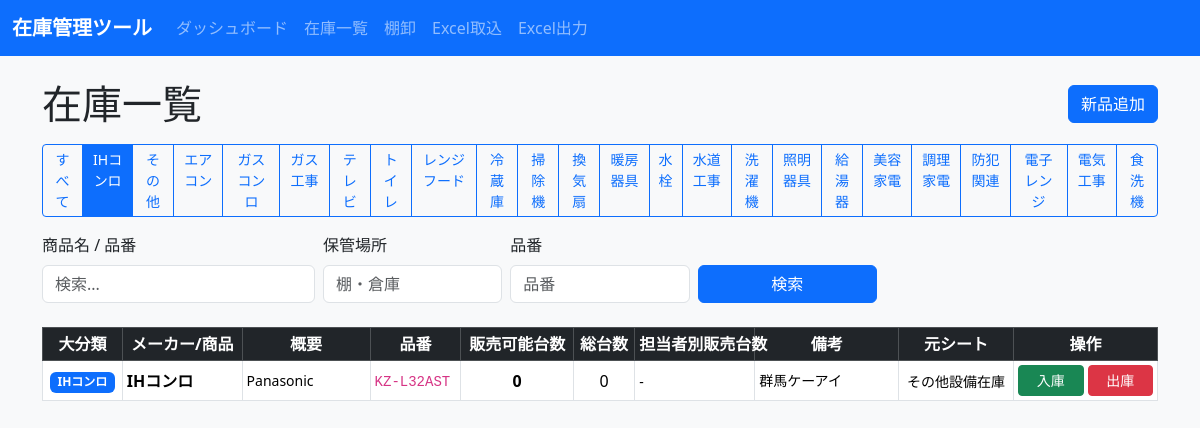
/inventory?big_category=IHコンロ&q=&sku=&location=, run on an earlier commit of the app's database.
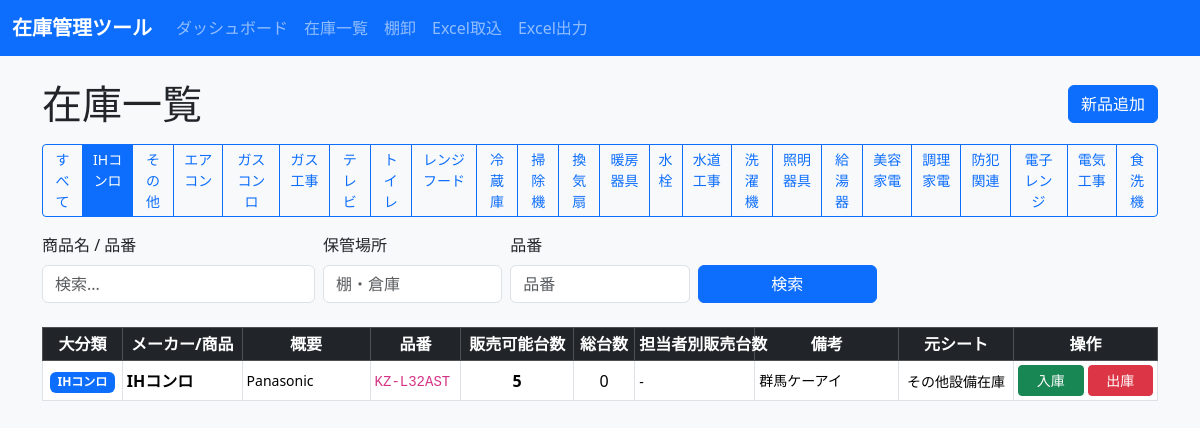
And on a later commit of the database.
### tables this page shows
CREATE TABLE products (
            id INTEGER PRIMARY KEY AUTOINCREMENT,
            source_sheet TEXT,
            source_row INTEGER,
            big_category TEXT,
            maker_or_product TEXT,
            overview TEXT,
            sku TEXT NOT NULL,
            stock_status TEXT,
            display_flag TEXT,
            available_stock INTEGER NOT NULL DEFAULT 0,
            total_stock INTEGER NOT NULL DEFAULT 0,
            reorder_point INTEGER NOT NULL DEFAULT 0,
            staff_stock_json TEXT,
            notes TEXT,
            imported_at TEXT,
            current_stock INTEGER NOT NULL DEFAULT 0,
            name TEXT NOT NULL,
            category TEXT,
            location TEXT,
            last_in_date TEXT,
            last_out_date TEXT,
            created_at TEXT NOT NULL,
            updated_at TEXT NOT NULL
        );

### inventory_app/app.py (the view)
@app.route("/inventory")
def inventory():
    params = parse_search_args()
    sql, values = build_product_query(params)
    conn = get_db_connection()
    products = conn.execute(sql, values).fetchall()
    big_categories_result = conn.execute(
        "SELECT DISTINCT big_category FROM products WHERE big_category IS NOT NULL AND big_category != '' ORDER BY big_category"
    ).fetchall()
    big_categories = [row[0] for row in big_categories_result]
    conn.close()
    return render_template(
        "inventory.html",
        products=products,
        params=params,
        big_categories=big_categories,
    )

### inventory_app/app.py (called while the page is built)
def get_db_connection():
    conn = sqlite3.connect(DB_PATH)
    conn.row_factory = sqlite3.Row
    return conn

def format_staff_stock_display(staff_stock_json):
    if not staff_stock_json:
        return "-"
    try:
        data = json.loads(staff_stock_json)
        non_zero = {k: v for k, v in data.items() if v != 0}
        if not non_zero:
            return "-"
        return Markup("<br>".join([f"{escape(k)}: {escape(v)}" for k, v in non_zero.items()]))
    except Exception:
        return "-"

def parse_search_args():
    return {
        "q": request.args.get("q", "", type=str).strip(),
        "sku": request.args.get("sku", "", type=str).strip(),
        "big_category": request.args.get("big_category", "", type=str).strip(),
        "location": request.args.get("location", "", type=str).strip(),
    }

### inventory_app/templates/inventory.html (shortened to what the changed rows need)
{% extends 'base.html' %}
{% block content %}
  <div class="d-flex justify-content-between align-items-center mb-3">
    <h1 class="mb-0">在庫一覧</h1>
  </div>
  <div class="table-responsive">
    <table class="table table-bordered table-hover align-middle table-sm stock-table">
      <thead class="table-dark sticky-top">
        <tr>
          <th class="text-center">大分類</th>
          <th>メーカー/商品</th>
          <th class="stock-table-overview">概要</th>
          <th>品番</th>
          <th class="text-center">販売可能台数</th>
          <th class="text-center">総台数</th>
          <th class="stock-table-staff">担当者別販売台数</th>
          <th class="stock-table-notes">備考</th>
          <th class="text-center stock-table-source">元シート</th>
          <th class="text-center stock-table-actions-col">操作</th>
        </tr>
      </thead>
      <tbody>
        {% for product in products %}
          {% set status = '' %}
          {% set status_color = '' %}
          {% if product.available_stock == 0 %}
            {% set status = '在庫0' %}
            {% set status_color = 'bg-danger bg-opacity-10' %}
          {% elif product.reorder_point > 0 and product.available_stock <= product.reorder_point %}
            {% set status = '低在庫' %}
            {% set status_color = 'bg-warning bg-opacity-10' %}
          {% else %}
            {% set status = '正常' %}
            {% set status_color = 'bg-success bg-opacity-10' %}
          {% endif %}
          <tr class="{{ status_color }}">
            <td class="text-center"><span class="badge bg-primary">{{ product.big_category }}</span></td>
            <td><strong>{{ product.maker_or_product }}</strong></td>
            <td class="stock-table-overview"><small>{{ product.overview }}</small></td>
            <td><code>{{ product.sku }}</code></td>
            <td class="text-center"><strong>{{ product.available_stock }}</strong></td>
            <td class="text-center">{{ product.total_stock }}</td>
            <td class="stock-table-staff"><small>{{ product.staff_stock_json | format_staff_stock }}</small></td>
            <td class="stock-table-notes"><small>{{ product.notes }}</small></td>
            <td class="text-center stock-table-source"><small>{{ product.source_sheet }}</small></td>
            <td class="stock-table-actions-col">
              <div class="inventory-actions" role="group">
                <a href="{{ url_for('stock_operate', product_id=product.id, type='inbound') }}" class="btn btn-sm btn-success" title="入庫">入庫</a>
                <a href="{{ url_for('stock_operate', product_id=product.id, type='outbound') }}" class="btn btn-sm btn-danger" title="出庫">出庫</a>
              </div>
            </td>
          </tr>
        {% else %}
          <tr>
            <td colspan="10" class="text-center text-muted py-4">
              <i class="bi bi-inbox"></i> 該当する商品が見つかりません。
            </td>
          </tr>
        {% endfor %}
      </tbody>
    </table>
  </div>
{% endblock %}

What changed in the data, as far as the page shows it:
changed products "IHコンロ": available_stock "0" → "5"
